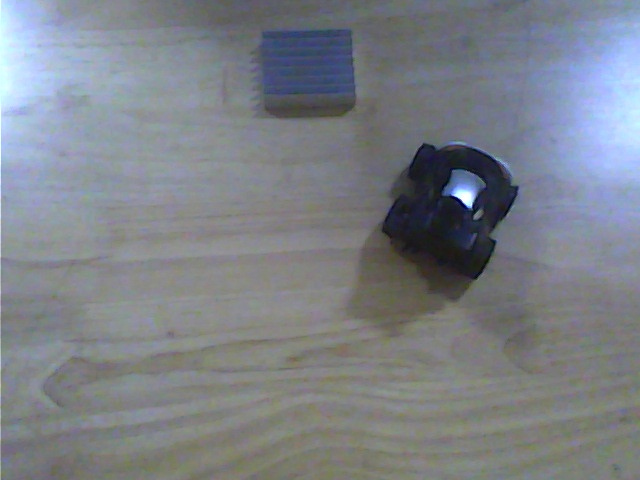
#> input picture image_data/103.jpg, 640 x 480 px; its folder holds 4 pictures in this run
$ python object_annotator.py   (Python 2 division)
#> lines starting #> are read from the running program, lines starting #| are printed output that depends on the picture; after the words box and inside, x2 and y2 are one past the last pixel; in counts of white or black regions, pixels touching at a corner belong together; pictures that were not available may be replaced by others from this repository, and a replacement may not be noted
#> further down, img is the input picture: shape (480, 640, 3); mean B, G, R 135.6, 128.7, 124.1
import numpy as np
from os import listdir
from os.path import isfile, join
import cv2
import pickle
import random


global done_flag,init_pt,final_pt

done_flag = 0
def draw_rect(event,x,y,flags,param):
	global done_flag,init_pt,final_pt
	if event == cv2.EVENT_LBUTTONDOWN:
		init_pt = (x,y)
		# print x,y

	if event == cv2.EVENT_LBUTTONUP:
		final_pt = (x,y)
		done_flag = 1

def draw_grid(img):
	for i in range(0,img.shape[1],20):
		cv2.line(img, (0, i), (img.shape[1], i), (0, 0, 0), 1, 1)
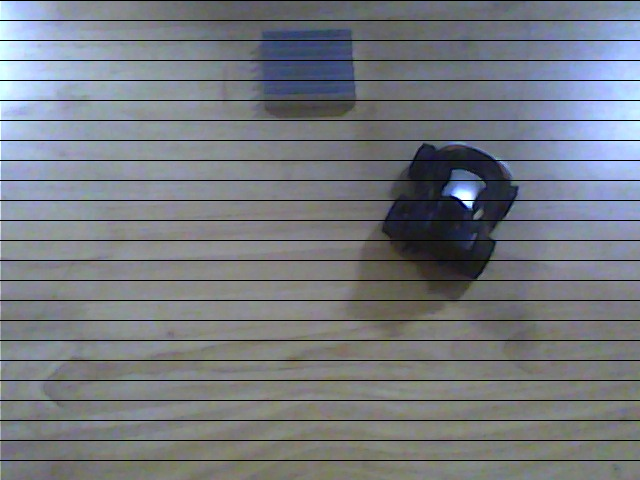
#> img: shape (480, 640, 3); 5% of pixels changed, all inside (x1, y1, x2, y2) = (0, 0, 640, 461)
	for i in range(0,img.shape[1],20):
		cv2.line(img, (i, 0), (i, img.shape[0]), (0, 0, 0), 1, 1)
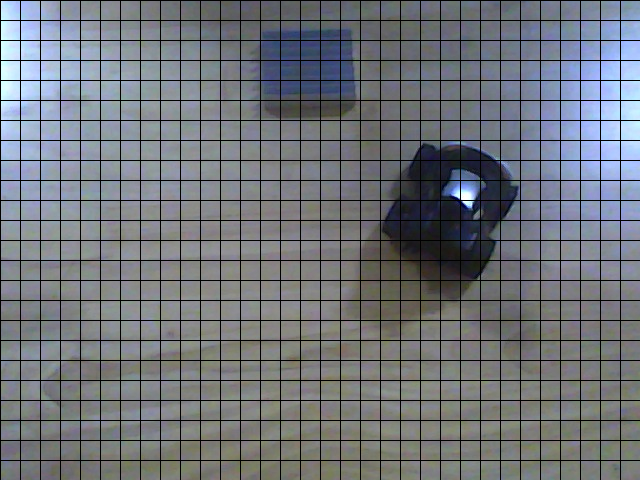
#> img: shape (480, 640, 3); 4.75% of pixels changed, all inside (x1, y1, x2, y2) = (0, 1, 621, 480)
	return img

print "Welcome to KTW's object annotator!"
print "1 - Blue racecar(class 0)\n2 - Black car(class 1)\n3 - Orange Truck(class 2)\n4 - Heatsink(class 3)\n"
print "Press space to save bounding boxes, R to redo, Esc to exit. "

labels_path = './bbox_coordinates/'
labels_list = [f.split('.')[0] for f in listdir(labels_path) if isfile(join(labels_path, f))]


path = './image_data/'
image_list= [f for f in listdir(path) if isfile(join(path, f)) if f.split('.')[0] not in labels_list]


cv2.namedWindow('Image')
cv2.setMouseCallback('Image',draw_rect)
count = 0
rect_list =  [(None,None),(None,None),(None,None),(None,None)]
rect_class = 0
colours = [[255,0,0],[0,0,0],[0,165,255],[192,192,192]]
print "You have " + str(len(image_list)) +" images to go. All the best. :)"
print image_list[count]
words = ["Insane","Awesome","Wow","Oh wow","You are a superstar"]
while(1):
	img = cv2.imread(path + image_list[count])
	img = draw_grid(img)
	if(done_flag == 1):
		rect_list[rect_class] = ((init_pt,final_pt))
		done_flag = 0
	for i,x in enumerate(rect_list):
		cv2.rectangle(img, x[0], x[1], color=colours[i], thickness=3, lineType=8, shift=0)
#> img: shape (480, 640, 3); under 0.01% of pixels changed, all inside (x1, y1, x2, y2) = (0, 0, 3, 3)
	cv2.imshow('Image',img)
	key = cv2.waitKey(5) & 0xFF
#> (key Esc is pressed here)
	if key == 49:
		rect_class = 0
	if key == 50:
		rect_class = 1
	if key == 51:
		rect_class = 2
	if key == 52:
		rect_class = 3
	if key == 114:
		rect_list =  [(None,None),(None,None),(None,None),(None,None)]
		rect_class = 0
		continue
	if key == 32:
		pickle.dump(rect_list,open('./bbox_coordinates/'+image_list[count].split('.')[0] + ".p","wb"),protocol=2)
		count+=1
		if count%5 == 0:
			print words[random.randint(0,len(words))-1] +"! Only " + str(len(image_list)-count+1) + " left!"
		if count%12 == 0:
			print "Come on, you can do it!"
		print image_list[count]
		rect_list =  [(None,None),(None,None),(None,None),(None,None)]
		rect_class = 0
		continue
	if key == 27:
		break
cv2.destroyAllWindows()

$ run again, on image_data/100.jpg
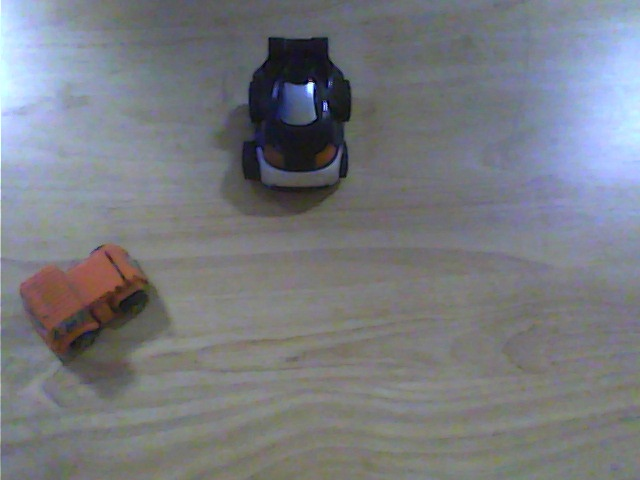
#> input picture image_data/100.jpg, 640 x 480 px
#> img is the input picture: shape (480, 640, 3); mean B, G, R 128.3, 122.6, 119.9
#> after the loop in draw_grid, `for i in range(0,img.shape[1],20):`:
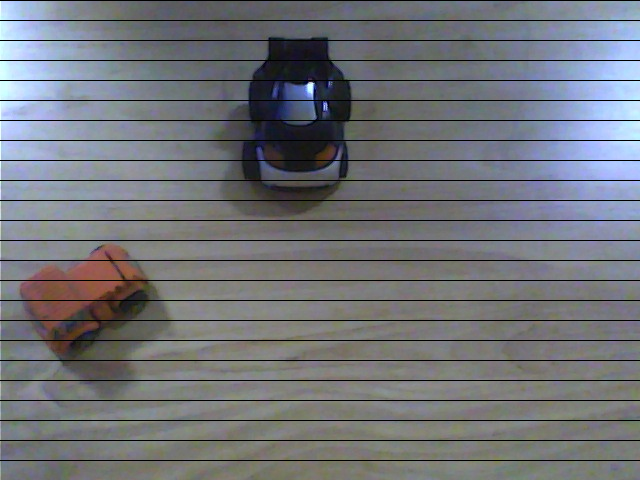
#> img: shape (480, 640, 3); 5% of pixels changed, all inside (x1, y1, x2, y2) = (0, 0, 640, 461)
#> after the loop in draw_grid, `for i in range(0,img.shape[1],20):`:
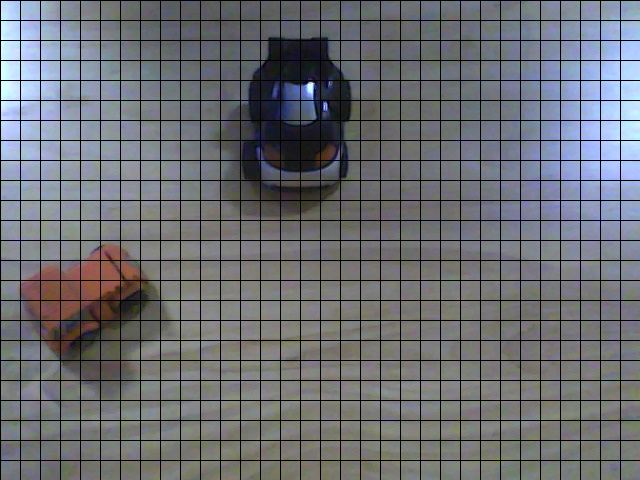
#> img: shape (480, 640, 3); 4.75% of pixels changed, all inside (x1, y1, x2, y2) = (0, 1, 621, 480)
